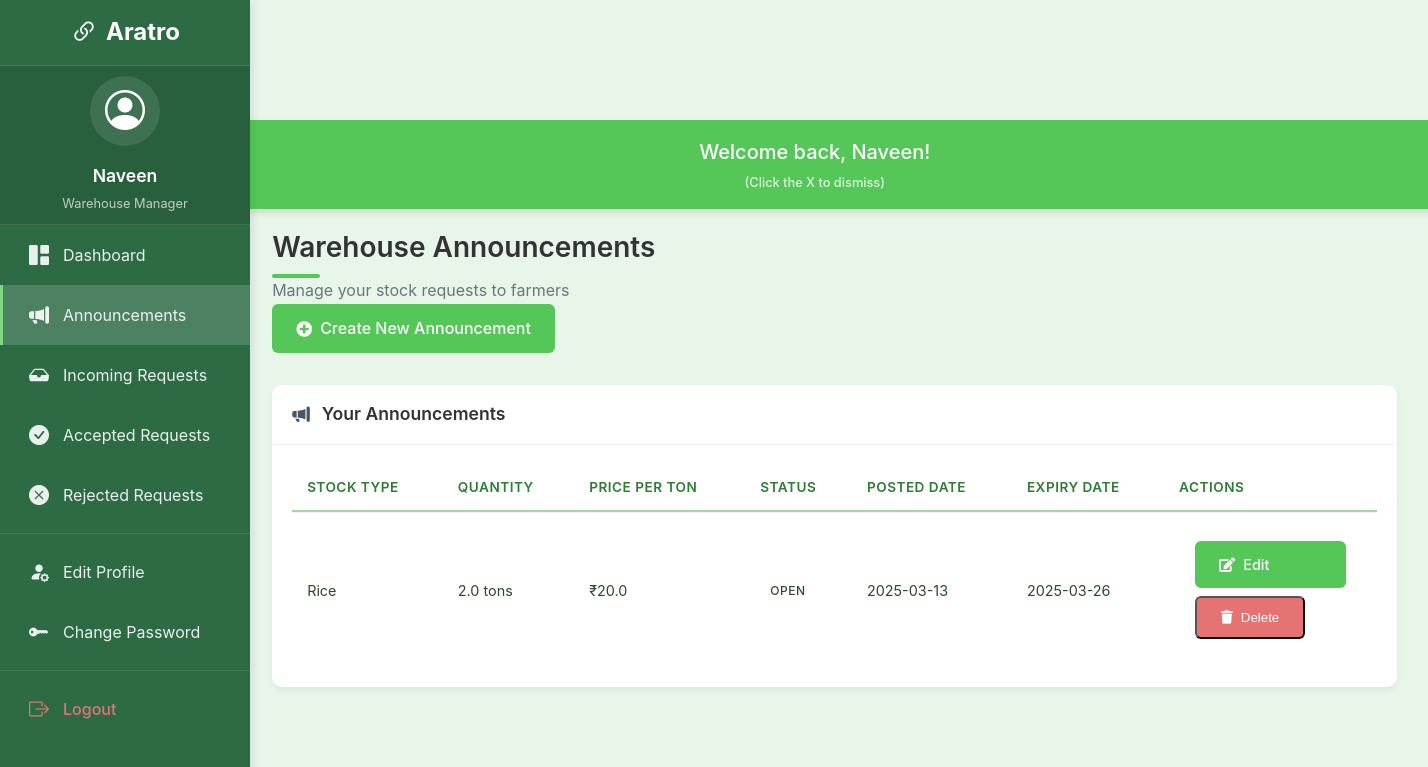
The app's page /warehouse/view_announcements (signed in) with its own data.
### models.py (models this page shows, shortened)
class Warehouse(db.Model):
    id = db.Column(db.Integer, primary_key=True, autoincrement=True)
    user_id = db.Column(db.Integer, db.ForeignKey('user.id'), nullable=False)
    manager_name = db.Column(db.String(100), nullable=False)
    name = db.Column(db.String(100), nullable=False)
    location = db.Column(db.String(200))
    latitude = db.Column(db.Float)
    longitude = db.Column(db.Float)
    phone_number = db.Column(db.String(20))
    warehouse_type = db.Column(db.String(20))  # 'private' or 'government'
    capacity = db.Column(db.Float)  # in tons
    available_space = db.Column(db.Float)  # in tons
    eth_address = db.Column(db.String(42), unique=True, nullable=True)  # Ethereum address for blockchain
    stocks = db.relationship('Stock', backref='warehouse', lazy=True)

class User(UserMixin, db.Model):
    id = db.Column(db.Integer, primary_key=True, autoincrement=True)
    phone_number = db.Column(db.String(10), unique=True, nullable=False)  # Exactly 10 digits
    password_hash = db.Column(db.String(256), nullable=False)  # Increased length for secure hash
    role = db.Column(db.String(20), nullable=False)  # 'farmer', 'warehouse_manager', or 'ration_manager'
    eth_address = db.Column(db.String(42), unique=True, nullable=True)  # Ethereum address for blockchain
    farmer = db.relationship('Farmer', backref='user', lazy=True, uselist=False)
    warehouse = db.relationship('Warehouse', backref='user', lazy=True, uselist=False)

class WarehouseRequest(db.Model):
    id = db.Column(db.Integer, primary_key=True, autoincrement=True)
    warehouse_id = db.Column(db.Integer, db.ForeignKey('warehouse.id'), nullable=False)
    stock_type = db.Column(db.String(50), nullable=False)
    quantity = db.Column(db.Float, nullable=False)
    price_per_ton = db.Column(db.Float, nullable=False)
    description = db.Column(db.Text)
    status = db.Column(db.String(20), default='open')
    date_posted = db.Column(db.DateTime, default=datetime.utcnow)
    expiry_date = db.Column(db.DateTime, nullable=False)
    blockchain_id = db.Column(db.Integer, nullable=True)  # ID on the blockchain
    blockchain_tx_hash = db.Column(db.String(66), nullable=True)  # Transaction hash on the blockchain
    warehouse = db.relationship('Warehouse', backref='warehouse_requests')

### routes.py (the view)
@warehouse_dashboard.route('/view_announcements')
@login_required
def view_announcements():
    if not current_user.is_authenticated or current_user.role != 'warehouse_manager':
        flash('You need to be logged in as a warehouse manager to access this page.', 'error')
        return redirect(url_for('auth.login'))
    warehouse = Warehouse.query.filter_by(user_id=current_user.id).first()
    if not warehouse:
        flash('Warehouse not found.', 'error')
        return redirect(url_for('main.index'))
    announcements = WarehouseRequest.query.filter_by(warehouse_id=warehouse.id).order_by(WarehouseRequest.date_posted.desc()).all()
    total_allocated_space = sum(stock.quantity for stock in warehouse.stocks if stock.status == 'stored')
    warehouse.available_space = warehouse.capacity - total_allocated_space
    return render_template('warehouse_announcements.html',
                          warehouse=warehouse,
                          announcements=announcements)

### templates/warehouse_announcements.html (shortened to what this page needs)
{% extends "base.html" %}
{% block content %}
<div class="container-fluid warehouse-dashboard p-0">
    <div class="row g-0">
        <div class="col-12 d-flex justify-content-center">
            <div class="content-wrapper">
                <div class="dashboard-header d-flex justify-content-between align-items-center">
                    <div>
                        <h1 class="dashboard-title">Warehouse Announcements</h1>
                        <p class="dashboard-subtitle">Manage your stock requests to farmers</p>
                    </div>
                    <div>
                        <a href="{{ url_for('warehouse_dashboard.create_announcement') }}" class="btn btn-primary">
                            <i class="fas fa-plus-circle me-1"></i>
                            Create New Announcement
                        </a>
                    </div>
                </div>
                <div class="dashboard-card mb-4">
                    <div class="dashboard-card-header">
                        <h5 class="dashboard-card-title">
                            <i class="bi bi-megaphone-fill me-2"></i>
                            Your Announcements
                        </h5>
                    </div>
                    <div class="dashboard-card-body">
                        {% if announcements %}
                        <div class="table-responsive">
                            <table class="table table-hover">
                                <thead class="custom-table-header">
                                    <tr>
                                        <th class="text-uppercase fw-bold">Stock Type</th>
                                        <th class="text-uppercase fw-bold">Quantity</th>
                                        <th class="text-uppercase fw-bold">Price Per Ton</th>
                                        <th class="text-uppercase fw-bold">Status</th>
                                        <th class="text-uppercase fw-bold">Posted Date</th>
                                        <th class="text-uppercase fw-bold">Expiry Date</th>
                                        <th class="text-uppercase fw-bold">Actions</th>
                                    </tr>
                                </thead>
                                <tbody>
                                    {% for announcement in announcements %}
                                    <tr>
                                        <td>{{ announcement.stock_type }}</td>
                                        <td>{{ announcement.quantity }} tons</td>
                                        <td>₹{{ announcement.price_per_ton }}</td>
                                        <td>
                                            {% if announcement.status == 'open' %}
                                                <span class="badge bg-success">Open</span>
                                            {% elif announcement.status == 'closed' %}
                                                <span class="badge bg-secondary">Closed</span>
                                            {% elif announcement.status == 'expired' %}
                                                <span class="badge bg-warning">Expired</span>
                                            {% endif %}
                                        </td>
                                        <td>{{ announcement.date_posted.strftime('%Y-%m-%d') }}</td>
                                        <td>{{ announcement.expiry_date.strftime('%Y-%m-%d') }}</td>
                                        <td>
                                            <div class="action-buttons">
                                                <a href="{{ url_for('warehouse_dashboard.edit_announcement', announcement_id=announcement.id) }}" class="btn btn-sm btn-primary action-btn">
                                                    <i class="fas fa-edit"></i> Edit
                                                </a>
                                                <form action="{{ url_for('warehouse_dashboard.delete_announcement', announcement_id=announcement.id) }}" method="POST" style="display: inline;">
                                                    <button type="submit" class="btn btn-sm btn-danger action-btn" onclick="return confirm('Are you sure you want to delete this announcement? This action cannot be undone.');">
                                                        <i class="fas fa-trash"></i> Delete
                                                    </button>
                                                </form>
                                            </div>
                                        </td>
                                    </tr>
                                    {% endfor %}
                                </tbody>
                            </table>
                        </div>
                        {% endif %}
                    </div>
                </div>
            </div>
        </div>
    </div>
</div>
{% endblock %}
{% block scripts %}
<link rel="stylesheet" href="https://cdn.jsdelivr.net/npm/bootstrap-icons@1.11.1/font/bootstrap-icons.css">
{% endblock %}

### templates/base.html (shortened to what this page needs)
<!DOCTYPE html>
<html lang="en">
<head>
    <link rel="stylesheet" href="https://cdnjs.cloudflare.com/ajax/libs/font-awesome/5.15.4/css/all.min.css">
    <link rel="stylesheet" href="{{ url_for('static', filename='css/style.css') }}">
    <link rel="stylesheet" href="https://cdn.jsdelivr.net/npm/bootstrap-icons@1.11.1/font/bootstrap-icons.css">
</head>
<body>
    <div class="main-container {% if current_user.is_authenticated and current_user.role == 'farmer' %}no-navbar{% endif %}">
        {% if current_user.is_authenticated and current_user.role != 'farmer' %}
        <div class="sidebar-wrapper" id="mainSidebar">
            <div class="sidebar-header" style="display: flex; justify-content: center; align-items: center; width: 100%; padding: 10px 0;">
                <h5 class="sidebar-brand">
                    <a href="{{ url_for('main.index') }}" class="brand-link">
                        <i class="bi bi-link-45deg"></i>
                        Aratro
                    </a>
                </h5>
            </div>
            <div class="user-info" style="display: flex; flex-direction: column; align-items: center; justify-content: center; width: 100%; padding: 10px 0;">
                <div class="user-avatar">
                    <i class="bi bi-person-circle"></i>
                </div>
                <div class="user-details">
                    <span class="user-name">
                    {% if current_user.role == 'warehouse_manager' and user_warehouse %}
                        {{ user_warehouse.manager_name }}
                    {% elif current_user.role == 'admin' %}
                        Administrator
                    {% elif current_user.role == 'ration_shop' and shop %}
                        {{ shop.name }}
                    {% else %}
                        {{ current_user.role|replace('_', ' ')|title }}
                    {% endif %}
                    </span>
                    <span class="user-role">{{ current_user.role|replace('_', ' ')|title }}</span>
                </div>
            </div>
            <div class="sidebar-menu">
                <ul>
                    {% if current_user.role == 'warehouse_manager' %}
                    <li>
                        <a href="{{ url_for('warehouse_dashboard.warehouse_home') }}" class="{% if request.endpoint == 'warehouse_dashboard.warehouse_home' %}active{% endif %}">
                            <i class="bi bi-grid-1x2-fill"></i>
                            <span>Dashboard</span>
                        </a>
                    </li>
                    <li>
                        <a href="{{ url_for('warehouse_dashboard.view_announcements') }}" class="{% if request.endpoint == 'warehouse_dashboard.view_announcements' %}active{% endif %}">
                            <i class="bi bi-megaphone-fill"></i>
                            <span>Announcements</span>
                        </a>
                    </li>
                    <li>
                        <a href="{{ url_for('warehouse_dashboard.respond_to_request') }}" class="{% if request.endpoint == 'warehouse_dashboard.respond_to_request' %}active{% endif %}">
                            <i class="bi bi-inbox-fill"></i>
                            <span>Incoming Requests</span>
                        </a>
                    </li>
                    <li>
                        <a href="{{ url_for('warehouse_dashboard.accepted_requests') }}" class="{% if request.endpoint == 'warehouse_dashboard.accepted_requests' %}active{% endif %}">
                            <i class="bi bi-check-circle-fill"></i>
                            <span>Accepted Requests</span>
                        </a>
                    </li>
                    <li>
                        <a href="{{ url_for('warehouse_dashboard.rejected_requests') }}" class="{% if request.endpoint == 'warehouse_dashboard.rejected_requests' %}active{% endif %}">
                            <i class="bi bi-x-circle-fill"></i>
                            <span>Rejected Requests</span>
                        </a>
                    </li>
                    <li class="sidebar-divider"></li>
                    <li>
                        <a href="{{ url_for('auth.edit_profile') }}" class="{% if request.endpoint == 'auth.edit_warehouse_profile' %}active{% endif %}">
                            <i class="bi bi-person-fill-gear"></i>
                            <span>Edit Profile</span>
                        </a>
                    </li>
                    <li>
                        <a href="{{ url_for('auth.change_password') }}" class="{% if request.endpoint == 'auth.change_password' %}active{% endif %}">
                            <i class="bi bi-key-fill"></i>
                            <span>Change Password</span>
                        </a>
                    </li>
                    {% endif %}
                    <li class="sidebar-divider"></li>
                    <li>
                        <a href="{{ url_for('auth.logout') }}" class="logout-item">
                            <i class="bi bi-box-arrow-right"></i>
                            <span>Logout</span>
                        </a>
                    </li>
                </ul>
            </div>
        </div>
        {% endif %}
        <div class="content-area {% if (current_user.is_authenticated and current_user.role != 'farmer') or (not current_user.is_authenticated and 'register' not in request.endpoint and request.endpoint != 'main.index') %}with-sidebar{% endif %}">
            {% if current_user.is_authenticated and current_user.role != 'farmer' %}
            <div class="welcome-banner" id="welcomeBanner">
                <div class="welcome-banner-content">
                    {% if current_user.role == 'warehouse_manager' and user_warehouse %}
                        Welcome back, {{ user_warehouse.manager_name }}!
                    {% elif current_user.role == 'admin' %}
                        Welcome back, Administrator!
                    {% else %}
                        Welcome back, {{ current_user.role|replace('_', ' ')|title }}!
                    {% endif %}
                    <span class="banner-hint">(Click the X to dismiss)</span>
                </div>
            </div>
            {% endif %}
            {% block content %}{% endblock %}
        </div>
    </div>
    {% block scripts %}{% endblock %}
</body>
</html>

### records on screen
Warehouse: manager_name "Naveen"
User: role "Warehouse Manager"
WarehouseRequest: stock_type "Rice", quantity "2.0", price_per_ton "20.0", status "OPEN", date_posted "2025-03-13", expiry_date "2025-03-26"
